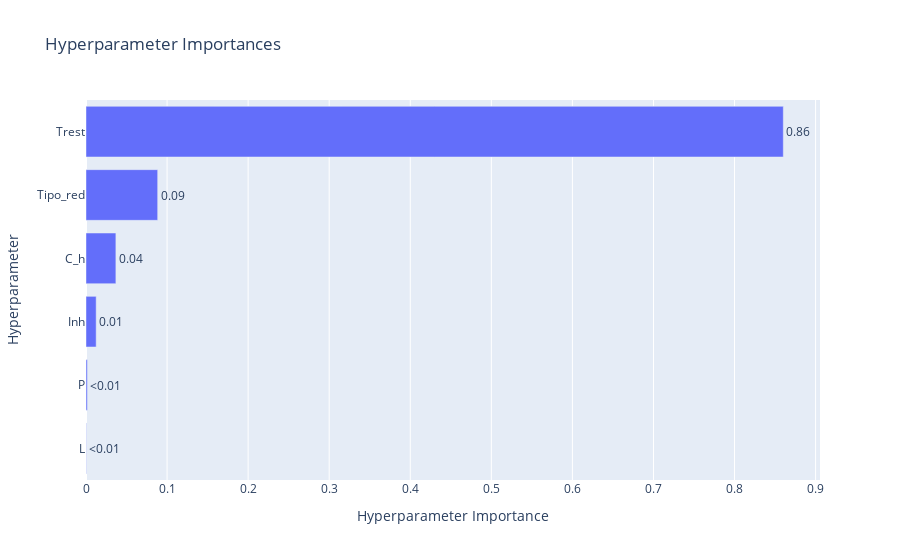

The notebook cell saved with this chart:
### Code cell
vis.plot_param_importances(study)

### Figure 1 — Plotly figure (JSON) as saved in the notebook; plotly's stock layout.template omitted (floating-point values rounded to 4 significant figures)
{"data": [{"cliponaxis": false, "hovertemplate": ["L (IntDistribution): 0.0003679015682536211<extra></extra>", "P (FloatDistribution): 0.001650827054912067<extra></extra>", "Inh (FloatDistribution): 0.012540565765869201<extra></extra>", "C_h (FloatDistribution): 0.03686204422351366<extra></extra>", "Tipo_red (IntDistribution): 0.08842491313870612<extra></extra>", "Trest (FloatDistribution): 0.8601537482487454<extra></extra>"], "name": "Objective Value", "orientation": "h", "text": ["<0.01", "<0.01", "0.01", "0.04", "0.09", "0.86"], "textposition": "outside", "type": "bar", "x": [0.0003679, 0.001651, 0.01254, 0.03686, 0.08842, 0.8602], "y": ["L", "P", "Inh", "C_h", "Tipo_red", "Trest"]}], "layout": {"title": {"text": "Hyperparameter Importances"}, "xaxis": {"title": {"text": "Hyperparameter Importance"}}, "yaxis": {"title": {"text": "Hyperparameter"}}}}
